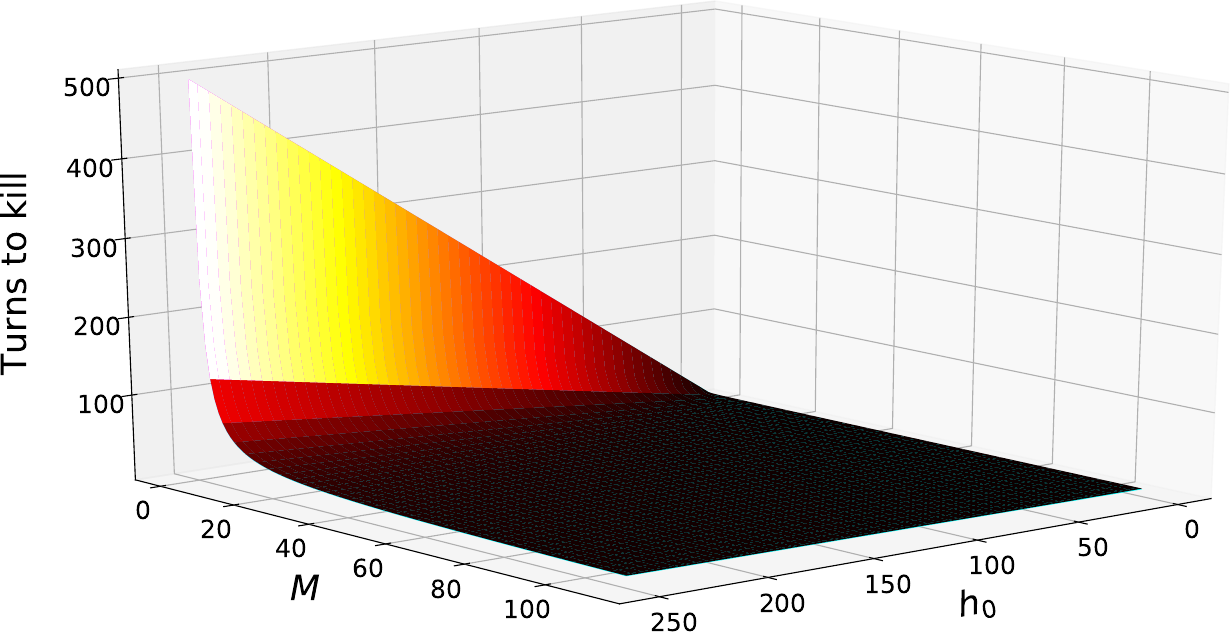

Here is the Python script that generated this plot:
from osrsmath.combat.successful_hits import *
from matplotlib import cm
import matplotlib.pyplot as plt
import osrsmath.config as config
import numpy as np
import sys
import os

def plot(m_bounds, h_bounds):
	m_min, m_max = m_bounds
	h_min, h_max = h_bounds
	max_hits = np.array(range(m_min, m_max+1))
	healths = np.array(range(h_min, h_max+1))
	Ms, Hs = np.meshgrid(max_hits, healths)
	fig, ax = config.get_figure(50, 18, scale=5 if showing else 10)
	plt.xlabel("$h_0$", fontsize=25, labelpad=20)
	plt.ylabel("$M$", fontsize=25, labelpad=20)
	ax.set_zlabel("Turns to kill", fontsize=25, rotation=90, labelpad=20)
	ax.tick_params(axis='z', labelsize=18)
	ax.tick_params(axis='y', labelsize=18)
	ax.tick_params(axis='x', labelsize=18)

	A = np.vectorize(lambda m, h: MarkovChain().turns_to_kill(m, h))(Hs, Ms)
	surf = ax.plot_surface(Hs, Ms, A, cmap=cm.hot)

	A = np.vectorize(lambda m, h: Crude().turns_to_kill(m, h))(Hs, Ms)
	surf = ax.plot_surface(Hs, Ms, A, cmap=cm.cool)
	return plt

if __name__ == '__main__':
	showing = len(sys.argv) >= 2 and sys.argv[1] == 'show'
	if showing:
		plot(m_bounds=(1, 110), h_bounds=(1, 250)).show()
		plot(m_bounds=(20, 110), h_bounds=(1, 110)).show()
	else:
		plot(m_bounds=(1, 110), h_bounds=(1, 250))
		file_name = "turns_to_kill"
		plt.savefig(f"{file_name}.pdf")
		os.system(f"pdfcrop {file_name}.pdf")
		os.rename(f"{file_name}-crop.pdf", f"{file_name}.pdf")

		plot(m_bounds=(20, 110), h_bounds=(1, 110))
		file_name = "turns_to_kill_zoom"
		plt.savefig(f"{file_name}.pdf")
		os.system(f"pdfcrop {file_name}.pdf")
		os.rename(f"{file_name}-crop.pdf", f"{file_name}.pdf")
